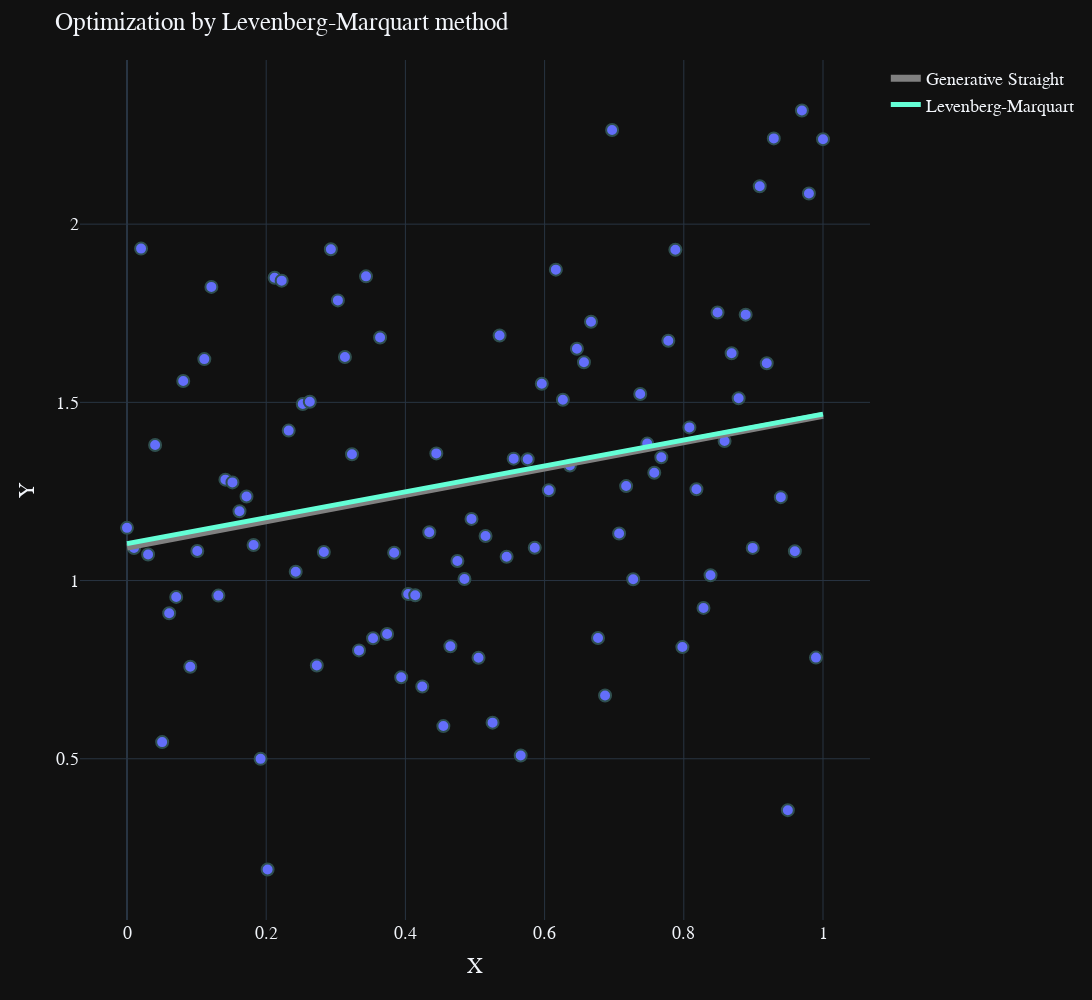

The cell this chart's notebook holds for it:
### Markdown cell above
# **_Optimization by Levenberg-Marquart method_**

## $F(x, a, b) = ax + b$

### Code cell
def liner_optimize_function(z, support_x):
    a_, b_ = z
    return a_ * support_x + b_


def function_being_optimized_lmm(z, support_x, support_y):
    return (liner_optimize_function(z, support_x) - support_y) ** 2

zero_condition = 1, 0
result_lm = optimize.least_squares(function_being_optimized_lmm, zero_condition, method='lm', args=(x, y), xtol=10 ** -3)
a_lm, b_lm = result_lm.x

additional_line_liner_lev_mar =  AdditionalLine(x=x, a=a_lm, b=b_lm, name_method="Levenberg-Marquart", width=5, color='#64FFD6')

figure = visualize(x=x, y=y, title="Optimization by Levenberg-Marquart method", additional_line=additional_line_liner_lev_mar)
figure.show()
